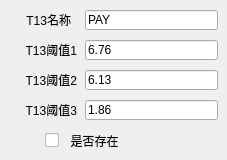
      <widget class="QWidget" name="tab">
       <attribute name="title">
        <string>试剂条13</string>
       </attribute>
       <widget class="QLabel" name="CH13_label3">
        <property name="geometry">
         <rect>
          <x>26</x>
          <y>70</y>
          <width>51</width>
          <height>20</height>
         </rect>
        </property>
        <property name="text">
         <string>T13阈值2</string>
        </property>
        <property name="alignment">
         <set>Qt::AlignRight|Qt::AlignTrailing|Qt::AlignVCenter</set>
        </property>
       </widget>
       <widget class="QLabel" name="CH13_label2">
        <property name="geometry">
         <rect>
          <x>26</x>
          <y>40</y>
          <width>51</width>
          <height>20</height>
         </rect>
        </property>
        <property name="text">
         <string>T13阈值1</string>
        </property>
        <property name="alignment">
         <set>Qt::AlignRight|Qt::AlignTrailing|Qt::AlignVCenter</set>
        </property>
       </widget>
       <widget class="QLineEdit" name="CH13_threshold2">
        <property name="geometry">
         <rect>
          <x>85</x>
          <y>70</y>
          <width>133</width>
          <height>20</height>
         </rect>
        </property>
        <property name="text">
         <string>6.13</string>
        </property>
       </widget>
       <widget class="QLabel" name="CH13_label4">
        <property name="geometry">
         <rect>
          <x>26</x>
          <y>100</y>
          <width>51</width>
          <height>20</height>
         </rect>
        </property>
        <property name="text">
         <string>T13阈值3</string>
        </property>
        <property name="alignment">
         <set>Qt::AlignRight|Qt::AlignTrailing|Qt::AlignVCenter</set>
        </property>
       </widget>
       <widget class="QLineEdit" name="CH13_threshold3">
        <property name="geometry">
         <rect>
          <x>85</x>
          <y>100</y>
          <width>133</width>
          <height>20</height>
         </rect>
        </property>
        <property name="text">
         <string>1.86</string>
        </property>
       </widget>
       <widget class="QCheckBox" name="CheckBox13">
        <property name="geometry">
         <rect>
          <x>45</x>
          <y>130</y>
          <width>101</width>
          <height>21</height>
         </rect>
        </property>
        <property name="text">
         <string>  是否存在</string>
        </property>
       </widget>
       <widget class="QLineEdit" name="CH13_threshold1">
        <property name="geometry">
         <rect>
          <x>85</x>
          <y>40</y>
          <width>133</width>
          <height>20</height>
         </rect>
        </property>
        <property name="text">
         <string>6.76</string>
        </property>
       </widget>
       <widget class="QLineEdit" name="CH13_name">
        <property name="geometry">
         <rect>
          <x>85</x>
          <y>10</y>
          <width>133</width>
          <height>20</height>
         </rect>
        </property>
        <property name="text">
         <string>PAY</string>
        </property>
       </widget>
       <widget class="QLabel" name="CH13_label1">
        <property name="geometry">
         <rect>
          <x>20</x>
          <y>10</y>
          <width>51</width>
          <height>20</height>
         </rect>
        </property>
        <property name="text">
         <string>T13名称</string>
        </property>
        <property name="alignment">
         <set>Qt::AlignRight|Qt::AlignTrailing|Qt::AlignVCenter</set>
        </property>
       </widget>
      </widget>
